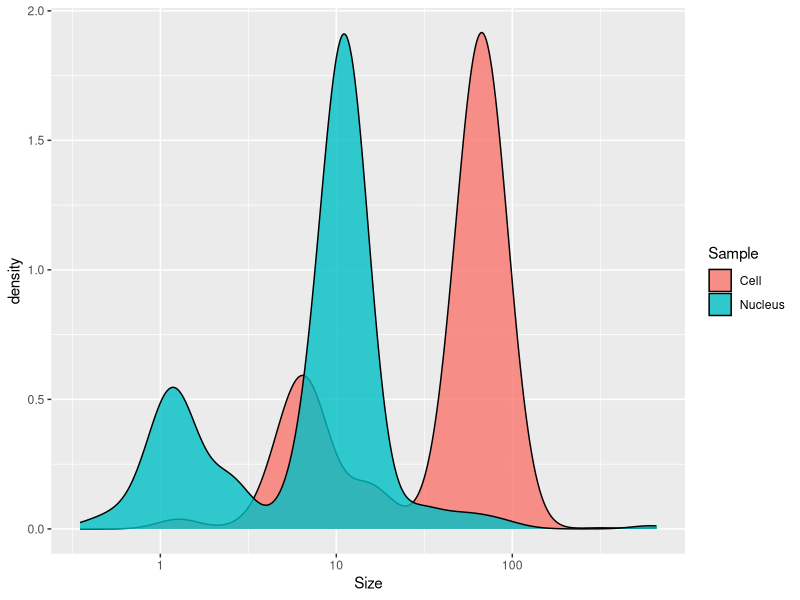
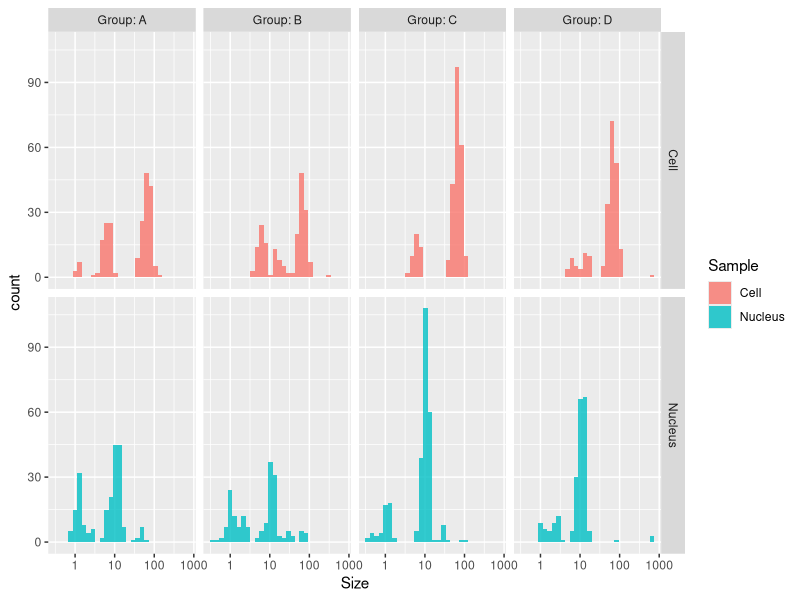
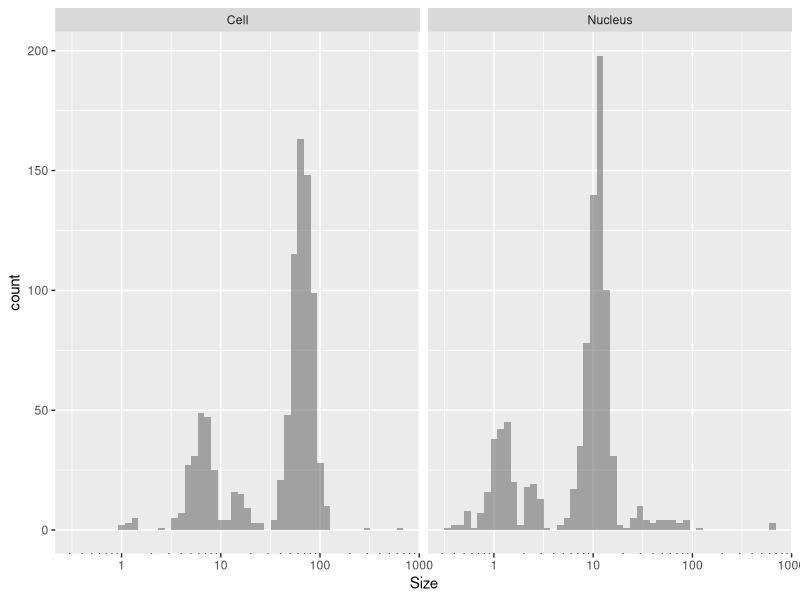
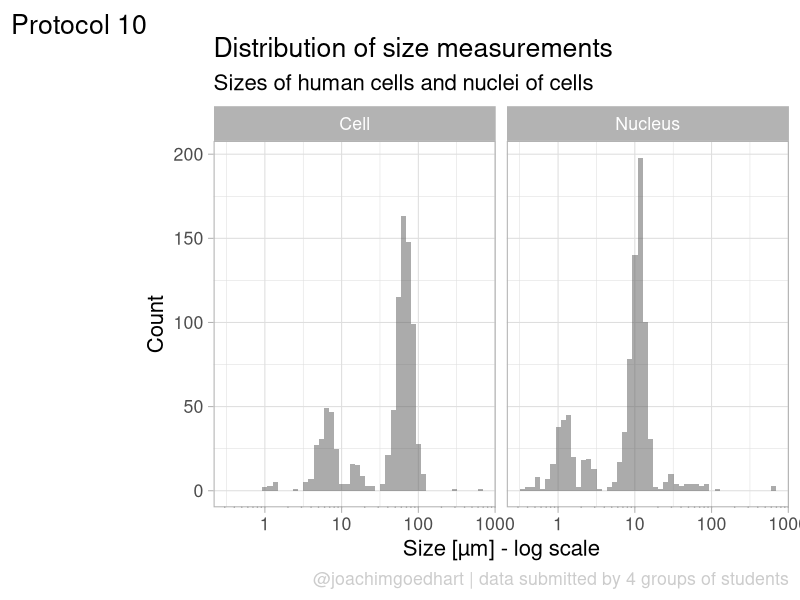
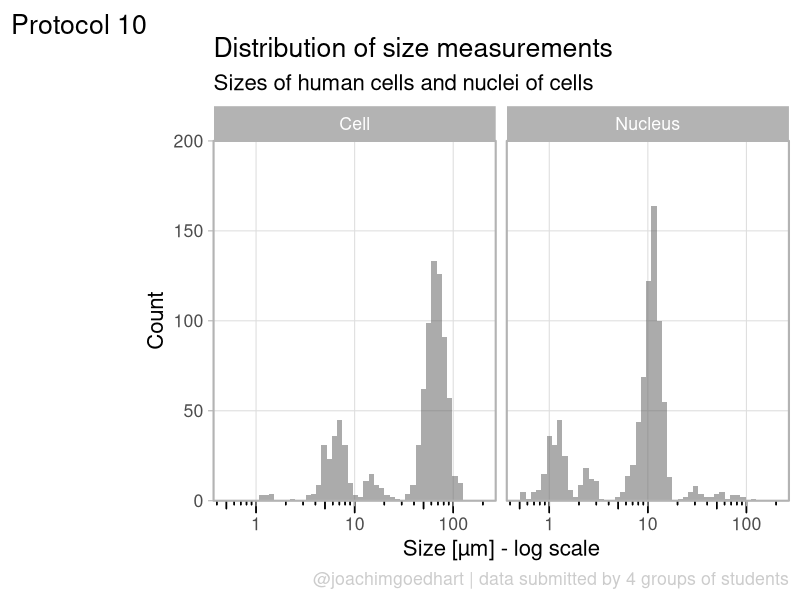
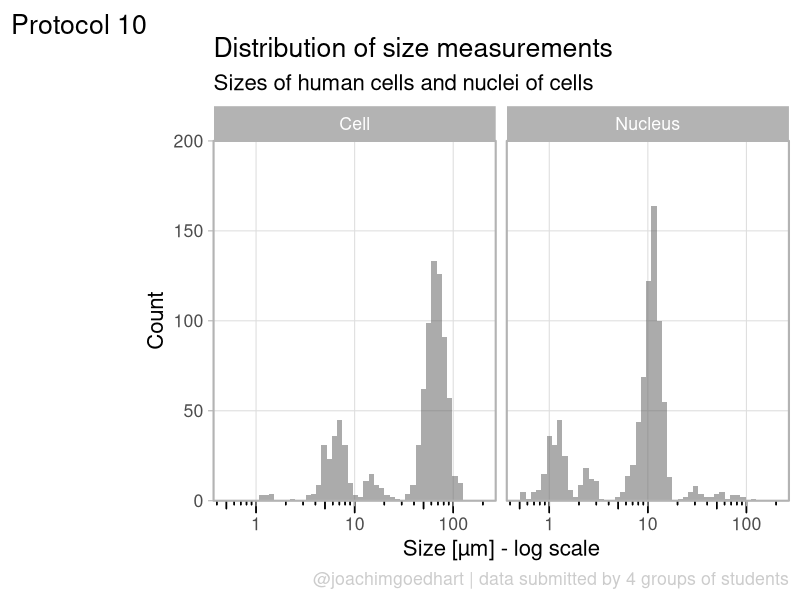

The R source for these figures, in order:
## ---- chunk 1
library(tidyverse)
## ---- chunk 2
# df_sheet <- read.csv("https://docs.google.com/spreadsheets/d/e/2PACX-1vSc-nI1-s_u-XkNXEn_u2l6wkBafxJMHQ_Cd3kStrnToh7kawqjQU3y2l_1riLigKRkIqlNOqPrgkdW/pub?output=csv", na.strings = "")

df_sheet <-  read.csv("data/20220421_Resultaat-metingen.csv", na.strings = "")

head(df_sheet)
## ---- chunk 3
df_sheet <- df_sheet %>% na.omit()
## ---- chunk 4
colnames(df_sheet) <- c("Timestamp", "Group", "Cell", "Nucleus")
## ---- chunk 5
df_tidy <-
  pivot_longer(
    df_sheet,
    cols = -c("Timestamp", "Group"),
    names_to = "Sample",
    values_to = "Size"
  )
head(df_tidy)
## ---- chunk 6
df_tidy <- df_tidy %>% mutate(Size = gsub(" ", "", Size)) %>% separate_rows(Size, sep=",") 
## ---- chunk 7
df_tidy <- df_tidy %>% mutate(Size = as.numeric(Size))
## ---- chunk 8
df_size <- df_tidy %>% filter(Size>0 & Size<1000)
head(df_size)
## ---- chunk 9
ggplot(df_size, aes(x=Size, fill=Sample))+geom_density(alpha=.8) +
  scale_x_log10()
## ---- chunk 10
ggplot(df_size, aes(x=Size, fill=Sample))+geom_histogram(alpha=.8) +
  facet_grid(Sample~Group, labeller = labeller(Group=label_both)) +
  scale_x_log10()
## ---- chunk 11
p <- ggplot(df_size, aes(x=Size)) +
  geom_histogram(alpha=.5, bins=50) +
  facet_grid(~Sample) +
  annotation_logticks(sides="b", outside = TRUE) +
  scale_x_log10()
p
## ---- chunk 12
p <-
  p + labs(
    title = "Distribution of size measurements",
    subtitle = "Sizes of human cells and nuclei of cells",
    x = "Size [µm] - log scale",
    y = "Count",
    caption = "@joachimgoedhart | data submitted by 4 groups of students",
    tag = "Protocol 10"
  )
## ---- chunk 13
p <-
  #Set text size
  p + theme_light(base_size = 16) +
  # Change the color and position of the caption
  theme(
    plot.caption = element_text(
      color = "grey80",
      hjust = 1
    )
  )
p
## ---- chunk 14
p <- p +
  #Force the y-axis to start at zero
  scale_y_continuous(expand = c(0, NA), limits = c(0,200)) +
  #Apply a logarithmic scale to the x-axis and set the numbers for the scale
  scale_x_log10(breaks = c(1,10,100), limits = c(.5,200)) +
  #Remove minor gridlines
  theme(panel.grid.minor = element_blank()) +
  #Add ticks to the bottom, outside
  annotation_logticks(sides="b", outside = TRUE) +
  #Give a little more space to the log-ticks by adding margin to the top of the x-axis text
  theme(axis.text.x = element_text(margin = margin(t=8))) +
  #Needed to see the tcks outside the plot panel
  coord_cartesian(clip = "off")
p
## ---- chunk 15
png(file=paste0("Protocol_10.png"), width = 3000, height = 2000, units = "px", res = 400)
  p
dev.off()
